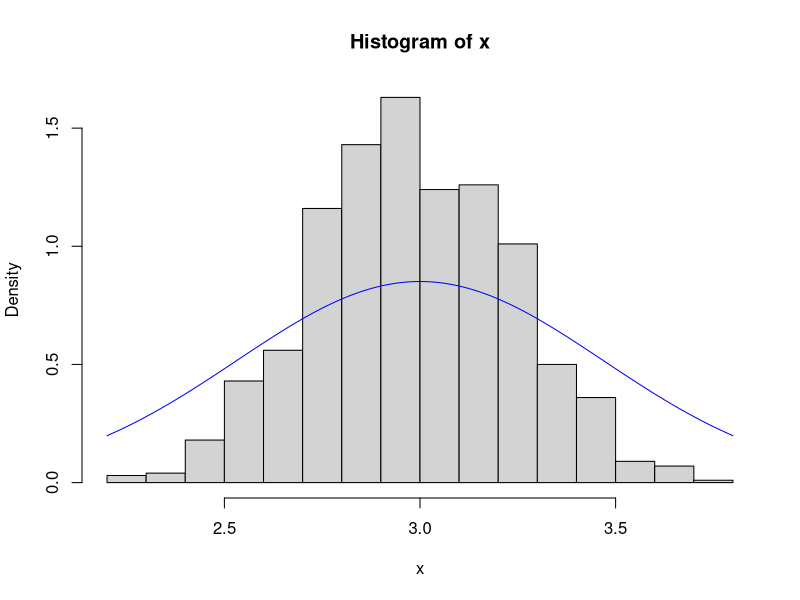
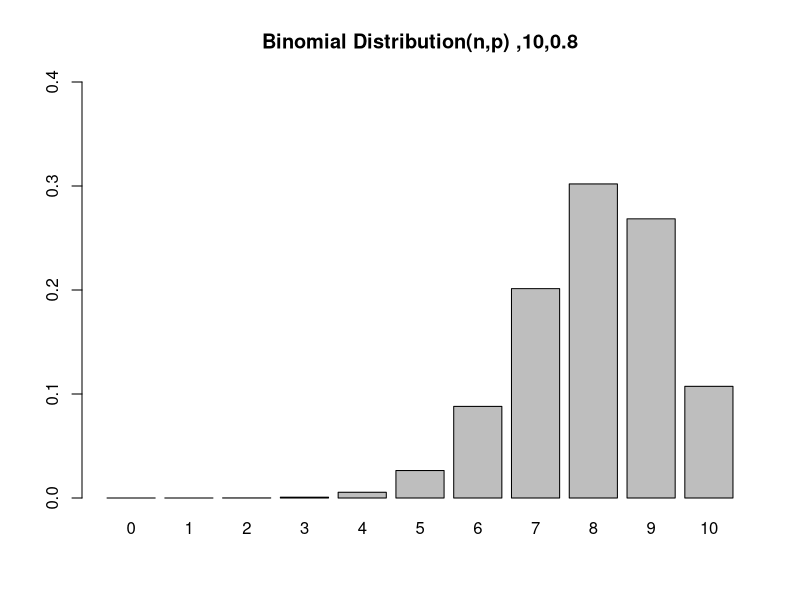

Write the R code that produced these figures, in order.
# Lista de Exercícios - CAP 09

library(dplyr)




# Configurando o diretório de trabalho
setwd("C:/Users/Julia/Desktop/CienciaDeDados/1.Big-Data-Analytics-com-R-e-Microsoft-Azure-Machine-Learning/9.Introducao-a-Analise-Estatistica-de-Dados---Parte-2")
getwd()




# Exercício 1 - Gere 1000 números de uma distribuição normal com média 3 e sd = .25 e grave no objeto chamado x.
?rnorm

x <- rnorm(1000, mean = 3, sd = .25)
x






# Exercício 2 - Crie o histograma dos dados gerados no item anterior e adicione uma camada com a curva da normal.

hist(x, probability = TRUE)                                              # para curva tem que ter probability = TRUE
curve(dnorm(x, mean = mean(x), sd = sd(x)), add = TRUE, col = "blue")    # exibe a curva






# Exercício 3 - Suponha que 80% dos adultos com alergias relatem alívio sintomático com uma medicação específica. 
#               Se o medicamento é dado a 10 novos pacientes com alergias, qual é a probabilidade de que ele seja 
#               eficaz em exatamente sete? (Distribuição Binomial)

res <- dbinom(7, size = 10, prob = 0.80)
res

# - A probabilidade é de 20.13% de que seja eficaz em exatamente sete pacientes.

## função para gerar gráfico
graph <- function(n,p){
  
  x <- dbinom(0:n, size = n, prob = p)
  
  barplot(x, 
          ylim = c(0,0.4),names.arg=0:n,
          main = sprintf(paste('Binomial Distribution(n,p) ', n, p, sep=',')))
}

## chamando gráfico
graph(10, 0.8)






# Exercício 4 - Suponha que os resultados dos testes de um vestibular se ajustem a uma distribuição normal. 
#               Além disso, a pontuação média do teste é de 72 e o desvio padrão é de 15,2. 
#               Qual é a porcentagem de alunos que pontuaram 84 ou mais no exame? E qual a porcentagem dos que pontuaram exatamente 87?

mean <- 72
sd <- 15.2
x <- 84
x2 <- 87

# Calculando a probabilidade acumulada até x
prob_above_x <- pnorm(x, mean = mean, sd = sd, lower.tail = FALSE)

# Explicação
# - A função pnorm é usada para calcular a probabilidade acumulada da distribuição normal até um determinado valor (84, no caso) com uma média
#   de 72 e um desvio padrão de 15.2. O parâmetro lower.tail = FALSE indica que estamos interessados na probabilidade da cauda superior
#   (pontuações acima de 84).


# Convertendo para porcentagem
percentage_above_x <- prob_above_x * 100
percentage_above_x

# - O resultado dos alunos que pontuaram 84 ou mais no exame é de 21.49%


# Calculando exatamente 87 de 2 formas

# calculando a probabilidade de cair dentro desse intervalo em vez de exatamente no valor.
prob_exact_87 <- pnorm(x2 + 0.5, mean = mean, sd = sd, lower.tail = TRUE) - pnorm(x2 - 0.5, mean = mean, sd = sd, lower.tail = TRUE)

# calcular a densidade de probabilidade no valor exato (x2)
prob_exact_87_2 <- dnorm(x2, mean = mean, sd = sd)

# Convertendo para porcentagem
percentage_exact_87 <- prob_exact_87 * 100
percentage_exact_87                                    # 1.61285
percentage_exact_87_2 <- prob_exact_87_2 * 100       
percentage_exact_87_2                                  # 1.612858

# - O resultado dos alunos que pontuaram exatamente 87 é de 1.61%.





# Exercício 4.1 -  Criando dataframe do exemplo anterior para responder as perguntas:
#                  Qual porcentagem dos alunos ficaram acima da média requerida (70) ? 
#                  Qual a porcentagem dos alunos que ficaram acima de 80 ?
#                  Qual a porcentagem dos alunos que ficaram acima de 90 ?
#                  Qual a porcentagem dos alunos que ficaram abaixo de 50 ?

# gerando 100 números aleatórios e que estejam dentro do intervalo de 0 a 100
aleatorios <- rnorm(1000, mean = 72, sd = 15.2)
aleatorios <- pmax(0, pmin(100, aleatorios))

# criando dataframe
notas <- data.frame(id = 1:1000, notas = aleatorios)
View(notas)

# resumo estatístico
notas_summarize <- 
  notas %>% 
  summarise(media_nota = mean(notas),
            desvio = sd(notas))
notas_summarize

# respondendo as perguntas

porcentage_acima_70 <- pnorm(70, mean = mean(notas$notas), sd = sd(notas$notas), lower.tail = FALSE)
porcentage_acima_70 * 100  # 56.91

porcentage_acima_80 <- pnorm(80, mean = mean(notas$notas), sd = sd(notas$notas), lower.tail = FALSE)
porcentage_acima_80 * 100  # 30.73

porcentage_acima_90 <- pnorm(90, mean = mean(notas$notas), sd = sd(notas$notas), lower.tail = FALSE)
porcentage_acima_90 * 100  # 11.87

porcentage_abaixo_50 <- pnorm(50, mean = mean(notas$notas), sd = sd(notas$notas))
porcentage_abaixo_50 * 100 # 6.30


# respondendo

# - alunos que ficaram com nota acima de 70 representam 56.91%.
# - alunos que ficaram com nota acima de 80 representam 30.73%
# - alunos que ficaram com nota acima de 90 representam 11.87%.
# - alunos que ficaram com nota abaixo de 50 representam 6.30%.







# Exercício 5 - Suponha que o tempo médio de check-out de um caixa de supermercado seja de três minutos. 
#               Encontre a probabilidade de um check-out do cliente ser concluído pelo caixa em menos de dois minutos. (Distribuição Exponencial)

pexp(2, rate=1/3)

# Explicação
# - A taxa de processamento de checkout é igual a uma dividida pelo tempo médio de conclusão da finalização. 
#   Por isso, a taxa de processamento é de 1/3 de checkouts por minuto. 
#   Em seguida, aplicamos a função pexp da distribuição exponencial com taxa = 1/3

# - A probabilidade é de 48.65%.






# Exercício 6 - Suponha que o tempo médio de que um atendendente de hotel seja atender 2 clientes a cada 5 minutos.
#               Encontre a probabilidade de o atendente atender 2 clientes seja de 3 minutos. (Distribuição Exponencial)

pexp(3, rate=2/5)

# Explicação
# - Usando a distribuição exponencial para modelar o tempo entre atendimentos consecutivos de um atendente de hotel, onde o tempo médio para
#   atender 2 clientes é de 5 minutos. Isso implica uma taxa de atendimento de 2/5, ou seja, 2 atendimentos a cada 5 minutos.
# - Ao calcular a probabilidade usando a função pexp com um tempo de 3 minutos, você está procurando a probabilidade de que um atendimento seja
#   concluído em menos de 3 minutos. Como você mencionou, o resultado é aproximadamente 69.88%, o que significa que há uma probabilidade de cerca
#   de 69.88% de que um atendente do hotel complete o atendimento de 2 clientes em menos de 3 minutos.

# - A probabilidade é de 69.88%.






# Exercício 7 - Suponha que o tempo médio de um carro passar por um pedágio seja de 30 segundos. Encontre a probabilidade de um carro passar
#               pelo pedágio em menos de 20 segundos. (Distribuição Exponencial)

pexp(20, rate = 1/30) * 100         #  Isso implica uma taxa de passagem de 1/30, ou seja, um carro a cada 30 segundos.

# - A probabilidade é de 48.65%.





# Exercício 8 - Suponha que o tempo médio de espera em uma fila de um banco seja de 10 minutos. Encontre a probabilidade de um cliente esperar
#               na fila por menos de 5 minutos. (Distribuição Exponencial)

pexp(5, rate = 1/10) * 100          #  Isso implica uma taxa de atendimento de 1/10, ou seja, um cliente a cada 10 minutos.

# - A probabilidade é de 39.34%.






# Exercício 9 - Selecione dez números aleatórios entre um e três.

?runif
x <- runif(10, min = 1, max = 3)
x

# Explicação
# - Aplicamos a função de geração runif da distribuição uniforme para gerar dez números aleatórios entre um e três.






# Exercício 10 - Suponha que, em média, 12 carros atravessem uma ponte por minuto. Encontre a probabilidade de ter 14 ou MENOS carros cruzando
#                a ponte em um determinado minuto. (Distribuição Poisson)

ppois(14, lambda = 12)

# - A probabilidade é de 77.20%.

# Explicação
# - Este cálculo ppois(14, lambda = 12) calcula a probabilidade acumulada até 14 carros, o que é o equivalente a ter 14 ou menos carros.






# Exercício 11 - Suponha que, em média, 12 carros atravessem uma ponte por minuto. Encontre a probabilidade de ter 15 ou MAIS carros cruzando
#                a ponte em um determinado minuto. (Distribuição Poisson)

ppois(15, lambda = 12, lower = FALSE)

# - A probabilidade é de 15.55%.

# Explicação 
# - Para obter a probabilidade de ter 15 ou mais carros, você deve calcular a probabilidade acumulada até 15 e subtrair da probabilidade acumulada 
#   até 14.
# - Este cálculo ppois(15, lambda = 12, lower = FALSE) calcula exatamente isso, a probabilidade de ter 15 ou mais carros cruzando a ponte em um
#   determinado minuto usando a distribuição de Poisson com uma média de 12 carros.







# Exercício 12 - Suponha que haja 12 questões de múltipla escolha em um questionário de inglês. 
#                Cada questão tem cinco respostas possíveis e apenas uma delas está correta. 
#                Encontre a probabilidade de ter quatro ou menos respostas corretas se um aluno tentar responder a cada pergunta 
#                aleatoriamente. (Distribuição Binominal com probabilidade acumulada)

# Defina os parâmetros
numero_questoes <- 12
probabilidade_correta <- 1/5
numero_respostas_corretas <- 4

# Calcule a probabilidade acumulada até 4 respostas corretas
probabilidade <- pbinom(numero_respostas_corretas, size = numero_questoes, prob = probabilidade_correta)
probabilidade

# - A probabilidade é de aproximadamente 92.74% de ter quatro ou menos respostas corretas em 12 questões, considerando respostas aleatórias com
#   uma probabilidade de resposta correta de 0,2.


# Explicação
# - Nesse exercício, estamos lidando com um problema de distribuição binomial, onde temos um número fixo de ensaios independentes (cada pergunta
#   do questionário) e cada ensaio tem duas opções (resposta correta ou incorreta). A probabilidade de sucesso (resposta correta) é de 1/5,
#   já que há cinco respostas possíveis e apenas uma está correta.

# - Nesse código, estamos usando a função pbinom() para calcular a probabilidade acumulada de ter 4 ou menos respostas corretas em 12 questões
#   de múltipla escolha com uma probabilidade de resposta correta de 1/5.

# - Lembre-se de que a probabilidade pode ser calculada para 0, 1, 2, 3 ou 4 respostas corretas, pois estamos interessados em até quatro 
#   respostas corretas.







# Exercício 13 - Suponha que um teste de matemática contenha 15 questões de múltipla escolha. Cada questão tem quatro opções de resposta, mas
#                apenas uma é correta. Qual é a probabilidade de um aluno obter 10 ou menos respostas corretas se ele responder aleatoriamente?
  
numero_questoes <- 15
probabilidade_correta <- 1/4
numero_respostas_corretas <- 10

# Calcule a probabilidade acumulada até 10 respostas corretas
probabilidade <- pbinom(numero_respostas_corretas, size = numero_questoes, prob = probabilidade_correta)
probabilidade * 100

# - A probabilidade é de aproximadamente 99.98% de ter 10 ou menos respostas corretas em 15 questões, considerando respostas aleatórias com
#   uma probabilidade de resposta correta de 0,25.





  
# Exercício 14 - Em um exame de ciências, há 20 perguntas verdadeiro/falso. Se um aluno tentar responder cada pergunta aleatoriamente, qual é
#                a probabilidade de ele obter 15 ou mais respostas corretas?

n_q <- 20
p_c <- 1/2
n_r <- 15

prob <- pbinom(n_r, size = n_q, prob = p_c, lower.tail = TRUE)
prob * 100


# - A probabilidade é de aproximadamente 99.40% de ter 15 ou menos respostas corretas em 20 questões, considerando respostas aleatórias com
#   uma probabilidade de resposta correta de 0,5.








### Cenário com Distribuição Binomial:

# Problema: Uma loja online vende um produto popular que tem uma taxa de retorno de 20%. Se 100 clientes comprarem esse produto, qual é a
#           probabilidade de exatamente 15 clientes solicitarem um reembolso?

prob <- dbinom(15, size = 100, prob = 0.20)
prob * 100

# - Aproximadamente 4.80% 5 clientes solicitariam um reembolso. Isso significa que, em média, cerca de 4 a 5 clientes entre 100 podem ser
#   esperados para solicitar um reembolso.






### Cenário com Distribuição Binomial (com probabilidade acumulada):
  
# Problema: Uma empresa de marketing digital lançou uma campanha de email para promover um novo produto. A taxa de conversão esperada da 
#           campanha é de 10%, ou seja, a probabilidade de um cliente que recebe o email realizar uma compra é de 0,1. Se a empresa enviou o
#           email para 2000 clientes, qual é a probabilidade de que pelo menos 200 clientes realizem uma compra?

prob <- pbinom(199, size = 2000, prob = 0.1, lower.tail = FALSE)
prob * 100

# - Aproximadamente 51.09%, indica a probabilidade de pelo menos 200 clientes realizarem uma compra, considerando a taxa de conversão de 10% e
#   o envio do email para 2000 clientes. 

# Explicação
# - o problema solicita a probabilidade de pelo menos 250 clientes realizarem uma compra. Para isso, você precisa somar as probabilidades
#   de 250, 251, 252, ... até o valor máximo possível.
# - Por isso a abordagem correta seria usar pbinom com o parâmetro lower.tail = FALSE para calcular a probabilidade cumulativa da cauda superior
#   da distribuição binomial até o valor desejado. 






### Cenário com Distribuição Poisson:

# Problema: Uma loja online recebe, em média, 50 pedidos por hora. Qual é a probabilidade de a loja receber mais de 60 pedidos em uma hora
#           específica?

prob_60_ped <- dpois(50, lambda = 60)
prob_60_ped * 100

# - Aproximadamente 2.32% de receber mais de 60 pediso em uma hora específica.
# - Isso significa que é relativamente raro que a loja receba mais de 60 pedidos em uma única hora, com base nessa taxa média de pedidos. 







### Cenário com Distribuição Exponencial:

# Problema: Uma empresa de suporte técnico recebe uma média de 8 chamadas por hora. Qual é a probabilidade de que a próxima chamada seja atendida
#           em menos de 10 minutos?

prob <- pexp(10, 8/60)   # Isso implica uma taxa de atendimento de 8/60 chamadas por minuto
prob * 100

# - A probabilidade é de 73.64%.



